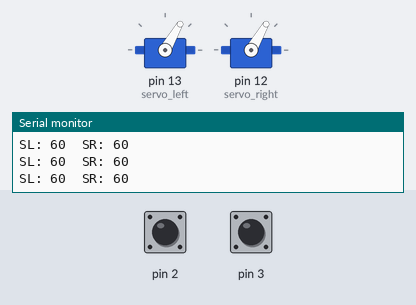
A sketch run on a simulated Arduino Uno, built with avr-gcc and run on an emulated ATmega328P. Shown: 2 × servo, the last lines printed to the serial monitor. Inputs (shaded band) come from the test bench; at power-on: pin 2 LOW, pin 3 LOW.

Above: at 1.2 s.
1.3 s: pin 2 pulsed HIGH 2 times (0.12 s each, 0.3 s apart)
At 2.9 s:
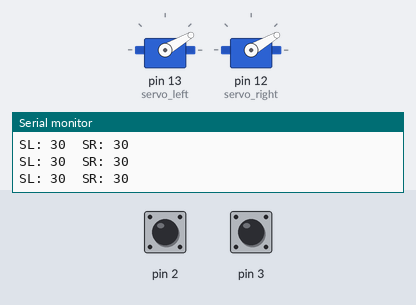
3.4 s: pin 3 pulsed HIGH 2 times (0.12 s each, 0.3 s apart)
At 4.9 s:
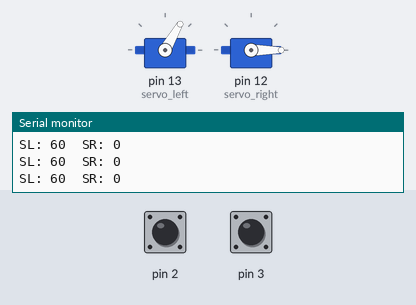
Timing chart, 0 to 6.4 s (numbered marks = the images above; inputs shaded):
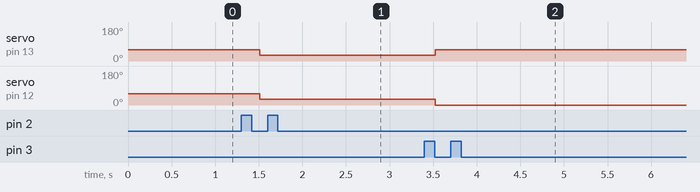

Measured:
- after the input at 1.3 s, servo on pin 13 (servo_left), servo on pin 12 (servo_right): 60° → 30° after 0.21 s
- after the input at 3.4 s, servo on pin 13 (servo_left): 30° → 60° after 0.12 s; servo on pin 12 (servo_right): 30° → 0° after 0.12 s

The sketch:

arduino_fc.ino
```cpp
#include <Servo.h>

// Interrupt Pin Ids
const byte INTERRUPT_1 = 2;
const byte INTERRUPT_2 = 3;

const int ROLL_ANGLE_MAX  =  30;
const int ROLL_ANGLE_MIN  = -30;
const int PITCH_ANGLE_MAX =  30;
const int PITCH_ANGLE_MIN = -30;

Servo servo_left;
Servo servo_right;

struct Channel {
  volatile unsigned long int pulse_start;
  int pulse_width;
  int pulse_width_max;
  int pulse_width_min;

  int pulse_period; // 20ms for FS-iA6
};

// PPM signals go from 1000 - 1900. so a safe min is 1200, safe max is 1500 and a safe starting point is somewhere in the middle 1350.
// We use these values for pulse_width, pulse_width_min and pulse_width_max to initialize
Channel ch1 = {0, 1350, 1500, 1200, 20000};
Channel ch2 = {0, 1350, 1500, 1200, 20000};

void setup() {
  Serial.begin(9600);

  pinMode(2, INPUT);
  pinMode(3, INPUT);

  servo_left.attach(13);
  servo_right.attach(12);
  attachInterrupt(digitalPinToInterrupt(2), ch1_ppm_change, CHANGE);
  attachInterrupt(digitalPinToInterrupt(3), ch2_ppm_change, CHANGE);

  Serial.println("begin");
}

void ch1_ppm_change()  {
  int x = digitalRead(2);
  unsigned long int t = micros();

  if (x == HIGH) { // Rising edge
    ch1.pulse_period = t - ch1.pulse_start;
    ch1.pulse_start  = t;
  }else{           // Falling edge
    ch1.pulse_width = t -ch1.pulse_start;
  }
}

void ch2_ppm_change()  {
  int x = digitalRead(3);
  unsigned long int t = micros();

  if (x == HIGH) { // Rising edge
    ch2.pulse_period = t - ch2.pulse_start;
    ch2.pulse_start  = t;
  }else{           // Falling edge
    ch2.pulse_width = t -ch2.pulse_start;
  }
}

void track_min_max(Channel *ch){
  if (ch->pulse_width_min > ch->pulse_width) { ch->pulse_width_min = ch->pulse_width; } // Track min
  if (ch->pulse_width_max < ch->pulse_width) { ch->pulse_width_max = ch->pulse_width; } // Track max
}

// Normalize width between given min max values
int normalized_width(Channel *ch, int min_val, int max_val) {
  track_min_max(ch);
  return map(ch->pulse_width, ch->pulse_width_min, ch->pulse_width_max, min_val, max_val);
  //return  (int) ( (float)(ch->pulse_width - ch->pulse_width_min) * 100 / (float) (ch->pulse_width_max - ch->pulse_width_min)  );
}

void print_debug(){
   String chn1="|CH1| period:" + (String)ch1.pulse_period + " width:" + (String)ch1.pulse_width + " min:" + (String)ch1.pulse_width_min + " max:" + (String)ch1.pulse_width_max ;
   String chn2="|CH2| period:" + (String)ch2.pulse_period + " width:" + (String)ch2.pulse_width + " min:" + (String)ch2.pulse_width_min + " max:" + (String)ch2.pulse_width_max ;
   Serial.println(chn1);
   Serial.println(chn2);
}

void loop() {
  // put your main code here, to run repeatedly:


  // mix signales
  // CH1 => roll
  // CH2 => pitch
  // We combine the 2 such that
  // CH1 is added to one side and subtracted from the other (Roll)
  // CH2 is added to both servos
  int ch1_norm = normalized_width(&ch1, ROLL_ANGLE_MIN,  ROLL_ANGLE_MAX);
  int ch2_norm = normalized_width(&ch2, PITCH_ANGLE_MIN, PITCH_ANGLE_MAX);


  int servo_left_angle  = (ROLL_ANGLE_MAX - PITCH_ANGLE_MIN) + (ch1_norm - ch2_norm);
  int servo_right_angle = (ROLL_ANGLE_MAX - PITCH_ANGLE_MIN) + (ch1_norm + ch2_norm);

  //Serial.println("CH1: " + (String)ch1_norm + "  CH2: " + (String)ch2_norm);
  Serial.println("SL: " + (String)servo_left_angle + "  SR: " + (String)servo_right_angle);
  // Debug and find channel mins and maxes
  // print_debug();

  servo_left.write( servo_left_angle);
  servo_right.write( servo_right_angle);
  delay(100);
 }
```
